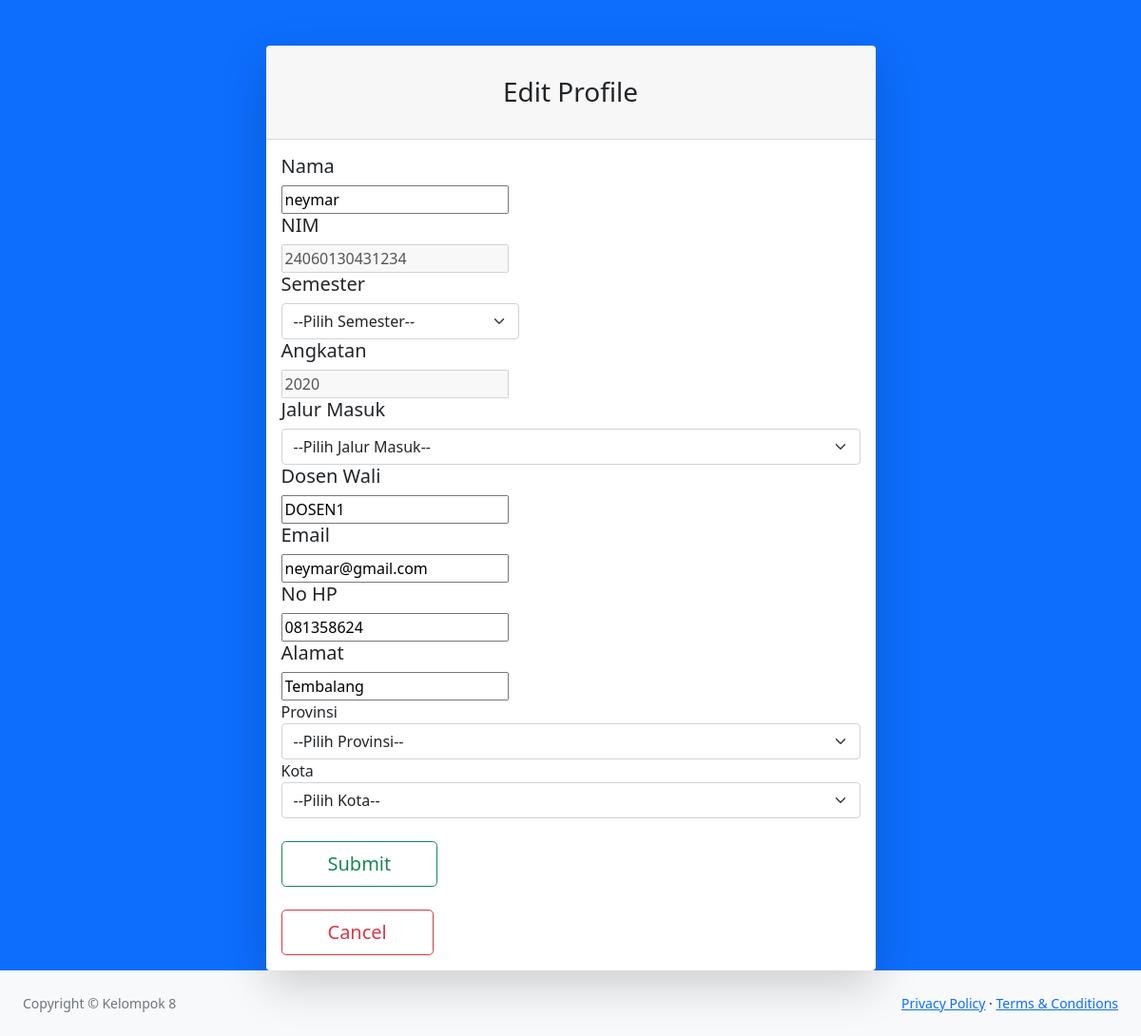
Page /mahasiswa/edit_profile.php?nim=24060130431234 (signed in) on the committed database.
### tables this page shows
CREATE TABLE `mahasiswa` (
  `nim` varchar(14) NOT NULL,
  `nama` char(100) NOT NULL,
  `alamat` varchar(100) DEFAULT NULL,
  `kota` char(50) DEFAULT NULL,
  `provinsi` char(50) DEFAULT NULL,
  `angkatan` int(4) DEFAULT NULL,
  `jalur_masuk` char(30) DEFAULT NULL,
  `email` varchar(30) DEFAULT NULL,
  `no_handphone` varchar(13) DEFAULT NULL,
  `status` char(20) DEFAULT NULL,
  `dosen_wali` char(50) DEFAULT NULL,
  `id_pkl_fk` varchar(6) DEFAULT NULL,
  `id_skripsi_fk` varchar(6) DEFAULT NULL,
  `semester` int(100) NOT NULL,
  `id_provinsi_fk` int(10) DEFAULT NULL,
  `id_kota_fk` int(10) DEFAULT NULL,
  `id_user_fk` int(6) DEFAULT NULL
);

### mahasiswa/edit_profile.php (the view, shortened to what this page needs)
<!DOCTYPE html>
<html lang="en">
    <head>
        <link href="../css/styles.css" rel="stylesheet" />
    </head>
    <?php
        require_once('../lib/db_login.php');
        $idM = $_GET['nim'];
        $query = "SELECT * FROM mahasiswa WHERE nim=".$idM."";
        $sql_ppl= mysqli_query($db, $query) or die (mysqli_error($db));
        $data = mysqli_fetch_array ($sql_ppl);
        $nim = $data['nim'];
        $angkatan = $data['angkatan'];
        $email = $data['email'];
     ?>
    <body class="bg-primary">
        <div id="layoutAuthentication">
            <div id="layoutAuthentication_content">
                <main>
                    <div class="container">
                        <div class="row justify-content-center">
                            <div class="col-lg-7">
                                <div class="card shadow-lg border-0 rounded-lg mt-5">
                                    <div class="card-header"><h3 class="text-center font-weight-light my-4">Edit Profile</h3></div>
                                    <div class="card-body">
                                    <form action="" method="POST" autocomplete="on">
                                    <div class="form-group" id ="form-nama">
                                        <label class="h5" for="nama">Nama</label>    </br>
                                        <input type="text" id="nama" name="nama" value="<?= $data['nama']; ?>">
                                    </div>
                                    <div class="form-group" id="form-nim">
                                        <label class="h5" for="nim">NIM</label>    </br>
                                        <input type="text" id="nim" name="nim" value="<?= $nim; ?>" disabled>
                                    </div>
                                    <div class="form-group">
                                        <label class="h5" for="semester">Semester</label>
                                        <select name="semester" id="semester" class="form-select" style="width: 250px;">
                                            <option value="none" <?php if (!isset($semester)) echo 'selected' ?>>--Pilih Semester--</option>
                                        </select>
                                    </div>
                                    <div class="form-group" id="form-angkatan">
                                        <label class="h5" for="angkatan">Angkatan</label>    </br>
                                        <input type="text" id="angkatan" name="angkatan" value="<?= $angkatan; ?>" disabled>
                                    </div>
                                    <div class="form-group">
                                        <label class="h5" for="semester">Jalur Masuk</label>
                                        <select name="jalur_masuk" id="jalur_masuk" class="form-select">
                                            <option value="none" <?php if (!isset($jalur_masuk)) echo 'selected' ?>>--Pilih Jalur Masuk--</option>
                                        </select>
                                    </div>
                                    <div class="form-group" id ="form-dosen">
                                        <label class="h5" for="dosen wali">Dosen Wali</label>    </br>
                                        <input type="text" id="dosen_wali" name="dosen_wali" value="<?= $data['dosen_wali']; ?>" >
                                    </div>
                                    <div class="form-group" id="form-email">
                                        <label class="h5" for="email">Email</label>    </br>
                                        <input type="text" id="email" name="email" value="<?= $email; ?>">
                                    </div>
                                    <div class="form-group" id="form-hp">
                                        <label class="h5" for="No Hp">No HP</label>    </br>
                                        <input type="text" id="no_handphone" name="no_handphone" value="<?= $data['no_handphone']; ?>">
                                    </div>
                                    <div class="form-group" id="form-alamat">
                                        <label class="h5" for="alamat">Alamat</label>    </br>
                                        <input type="text" id="alamat" name="alamat" value="<?= $data['alamat']; ?>">
                                    </div>
                                    <div class="form-group">
                                        <label for="provinsi">Provinsi</label>
                                        <select name="provinsi" id="provinsi" class="form-select" onchange="showKabupaten(this.value)" required>
                                            <option value="" <?php if (!isset($provinsi)) echo 'selected' ?>>--Pilih Provinsi--</option>
                                        </select>
                                    </div>
                                    <div class="form-group">
                                        <label for="kelas">Kota</label>
                                        <select class="form-select" id="kabupaten" name="kabupaten">
                                        <option value="" <?php if (!isset($kota)) echo 'selected' ?>>--Pilih Kota--</option>
                                        </select>
                                    </div>
                                    <br>
                                    <div class="form-group">
                                        <button type="submit" class="btn btn btn-outline-success btn-lg px-5" name="submit" value="submit">Submit</button>
                                        <br><br>
                                        <a href="profile.php" class="btn btn-outline-danger btn-lg px-5">Cancel</a>
                                    </div>
                                    </form>
                                </div>
                                </div>
                            </div>
                        </div>
                    </div>
                </main>
            </div>
            <div id="layoutAuthentication_footer">
                <footer class="py-4 bg-light mt-auto">
                    <div class="container-fluid px-4">
                        <div class="d-flex align-items-center justify-content-between small">
                            <div class="text-muted">Copyright &copy; Kelompok 8</div>
                            <div>
                                <a href="#">Privacy Policy</a>
                                &middot;
                                <a href="#">Terms &amp; Conditions</a>
                            </div>
                        </div>
                    </div>
                </footer>
            </div>
        </div>
    </body>
</html>

### rows in the picture
mahasiswa: nama "neymar", nim "24060130431234", angkatan "2020", dosen_wali "DOSEN1", email "neymar@gmail.com", no_handphone "081358624", alamat "Tembalang"
